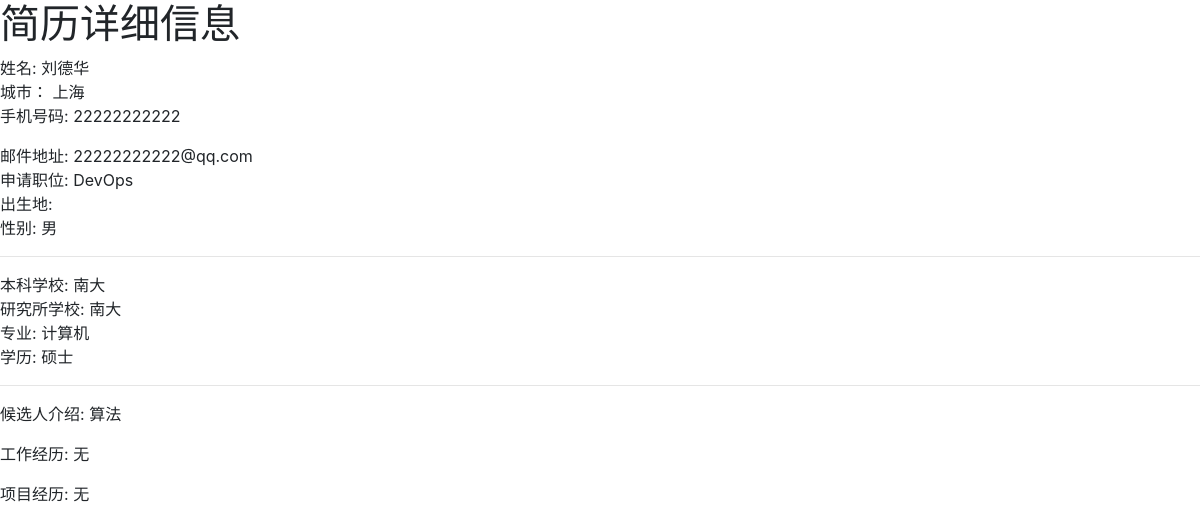
Page /resume/5/ on the committed database.
### jobs/models.py (models this page shows, shortened)
class Resume(models.Model):
    username = models.CharField(max_length=135, verbose_name='姓名')
    applicant = models.ForeignKey(User, verbose_name="申请人", null=True, on_delete=models.SET_NULL)
    city = models.CharField(max_length=135, verbose_name='城市')
    phone = models.CharField(max_length=135, verbose_name='手机号码')
    email = models.EmailField(max_length=135, blank=True, verbose_name='邮箱')
    apply_position = models.CharField(max_length=135, blank=True, verbose_name='应聘职位')
    born_address = models.CharField(max_length=135, blank=True, verbose_name='生源地')
    gender = models.CharField(max_length=135, blank=True, verbose_name='性别')
    picture = models.ImageField(upload_to='images/', blank=True, verbose_name='个人照片')
    attachment = models.FileField(upload_to='file/', blank=True, verbose_name='简历附件')
    bachelor_school = models.CharField(max_length=135, blank=True, verbose_name='本科学校')
    master_school = models.CharField(max_length=135, blank=True, verbose_name='研究生学校')
    doctor_school = models.CharField(max_length=135, blank=True, verbose_name='博士生学校')
    major = models.CharField(max_length=135, blank=True, verbose_name='专业')
    degree = models.CharField(max_length=135, choices=DEGREE_TYPE, blank=True, verbose_name='学历')
    created_date = models.DateTimeField(verbose_name="创建日期", default=datetime.now)
    modified_date = models.DateTimeField(verbose_name="修改日期", auto_now=True)
    candidate_introduction = models.TextField(max_length=1024, blank=True, verbose_name=u'自我介绍')
    work_experience = models.TextField(max_length=1024, blank=True, verbose_name=u'工作经历')
    project_experience = models.TextField(max_length=1024, blank=True, verbose_name=u'项目经历')
    class Meta:
        verbose_name = '简历'
        verbose_name_plural = '简历列表'

### jobs/views.py (the view)
# urls.py: path(r'resume/<int:pk>/', views.ResumeDetailView.as_view(), name='resume_detail'),
class ResumeDetailView(DetailView):
    model = Resume
    template_name = 'resume_detail.html'

### interview/performance.py (called while the page is built)
def performance_logger_middleware(get_response):
    def middleware(request):
        start_time = time.time()
        response = get_response(request)
        duration = (time.time() - start_time)*1000
        response['X-Page-Duration-ms'] = duration
        logger.info('%s  %s  %s' % (duration, request.path, request.GET.dict()))
        return response
    return middleware

### jobs/templates/resume_detail.html (shortened to what this page needs)
{% load bootstrap4 %}
{% bootstrap_css %}
<h1>简历详细信息 </h1>
<div> 姓名: {{ object.username }} </div> <div>城市： {{ object.city }}</div> <div>手机号码: {{ object.phone }}</div>
<div>邮件地址: {{ object.email}}</div>
<div>申请职位: {{ object.apply_position}}</div>
<div>出生地: {{ object.born_address}}</div>
<div>性别: {{ object.gender}}</div>
<hr>
<div>本科学校: {{ object.bachelor_school}}</div>
<div>研究所学校: {{ object.master_school}}</div>
<div>专业: {{ object.major}}</div>
<div>学历: {{ object.degree}}</div>
<hr>
<p>候选人介绍: {{ object.candidate_introduction}}</p>
<p>工作经历: {{ object.work_experience}}</p>
<p>项目经历: {{ object.project_experience}}</p>

### rows in the picture
Resume: username "刘德华", city "上海", phone "22222222222", email "22222222222@qq.com", apply_position "DevOps", gender "男", bachelor_school "南大", master_school "南大", major "计算机", degree "硕士", candidate_introduction "算法", work_experience "无", project_experience "无"
